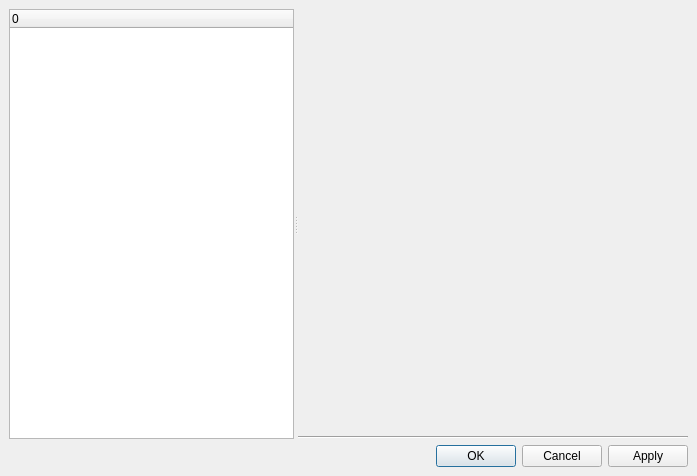
<?xml version="1.0" encoding="UTF-8"?>
<ui version="4.0">
 <class>SettingsDialog</class>
 <widget class="QDialog" name="SettingsDialog">
  <property name="geometry">
   <rect>
    <x>0</x>
    <y>0</y>
    <width>697</width>
    <height>476</height>
   </rect>
  </property>
  <property name="windowTitle">
   <string>Settings</string>
  </property>
  <property name="windowIcon">
   <iconset resource="core.qrc">
    <normaloff>:/core/images/preferences.png</normaloff>:/core/images/preferences.png</iconset>
  </property>
  <layout class="QVBoxLayout">
   <property name="spacing">
    <number>6</number>
   </property>
   <property name="margin">
    <number>9</number>
   </property>
   <item>
    <widget class="QSplitter" name="splitter">
     <property name="orientation">
      <enum>Qt::Horizontal</enum>
     </property>
     <widget class="QTreeWidget" name="pageTree">
      <property name="sizePolicy">
       <sizepolicy hsizetype="Expanding" vsizetype="Expanding">
        <horstretch>0</horstretch>
        <verstretch>0</verstretch>
       </sizepolicy>
      </property>
      <property name="columnCount">
       <number>1</number>
      </property>
      <column>
       <property name="text">
        <string>0</string>
       </property>
      </column>
     </widget>
     <widget class="QWidget" name="layoutWidget">
      <layout class="QVBoxLayout">
       <property name="spacing">
        <number>6</number>
       </property>
       <property name="margin">
        <number>0</number>
       </property>
       <item>
        <widget class="QStackedWidget" name="stackedPages">
         <property name="minimumSize">
          <size>
           <width>350</width>
           <height>250</height>
          </size>
         </property>
        </widget>
       </item>
       <item>
        <widget class="Line" name="line">
         <property name="orientation">
          <enum>Qt::Horizontal</enum>
         </property>
        </widget>
       </item>
      </layout>
     </widget>
    </widget>
   </item>
   <item>
    <widget class="QDialogButtonBox" name="buttonBox">
     <property name="orientation">
      <enum>Qt::Horizontal</enum>
     </property>
     <property name="standardButtons">
      <set>QDialogButtonBox::Apply|QDialogButtonBox::Cancel|QDialogButtonBox::Ok</set>
     </property>
    </widget>
   </item>
  </layout>
 </widget>
 <resources>
  <include location="core.qrc"/>
 </resources>
 <connections>
  <connection>
   <sender>buttonBox</sender>
   <signal>accepted()</signal>
   <receiver>SettingsDialog</receiver>
   <slot>accept()</slot>
   <hints>
    <hint type="sourcelabel">
     <x>297</x>
     <y>361</y>
    </hint>
    <hint type="destinationlabel">
     <x>297</x>
     <y>193</y>
    </hint>
   </hints>
  </connection>
  <connection>
   <sender>buttonBox</sender>
   <signal>rejected()</signal>
   <receiver>SettingsDialog</receiver>
   <slot>reject()</slot>
   <hints>
    <hint type="sourcelabel">
     <x>297</x>
     <y>361</y>
    </hint>
    <hint type="destinationlabel">
     <x>297</x>
     <y>193</y>
    </hint>
   </hints>
  </connection>
 </connections>
</ui>
